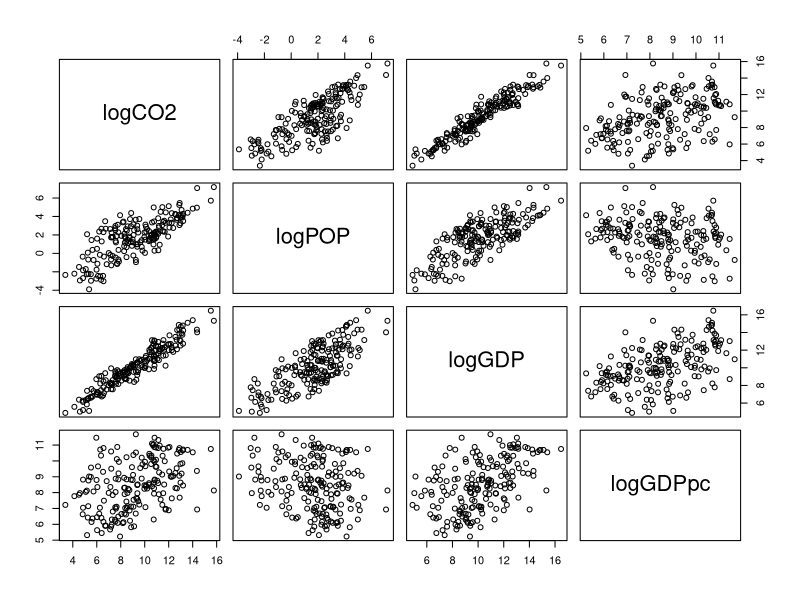
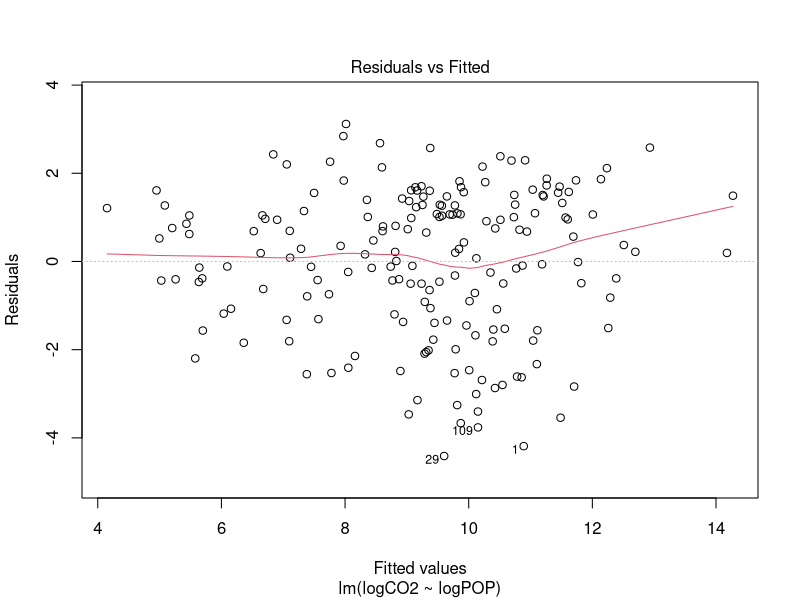
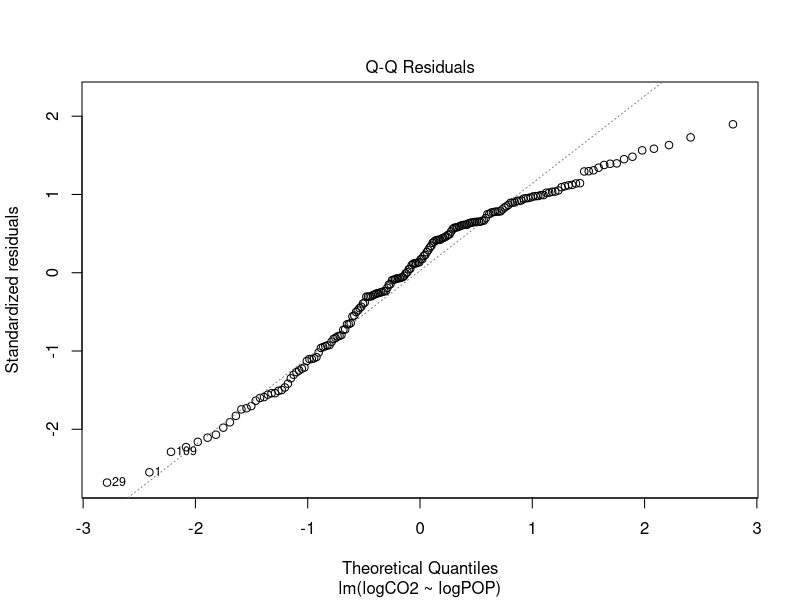
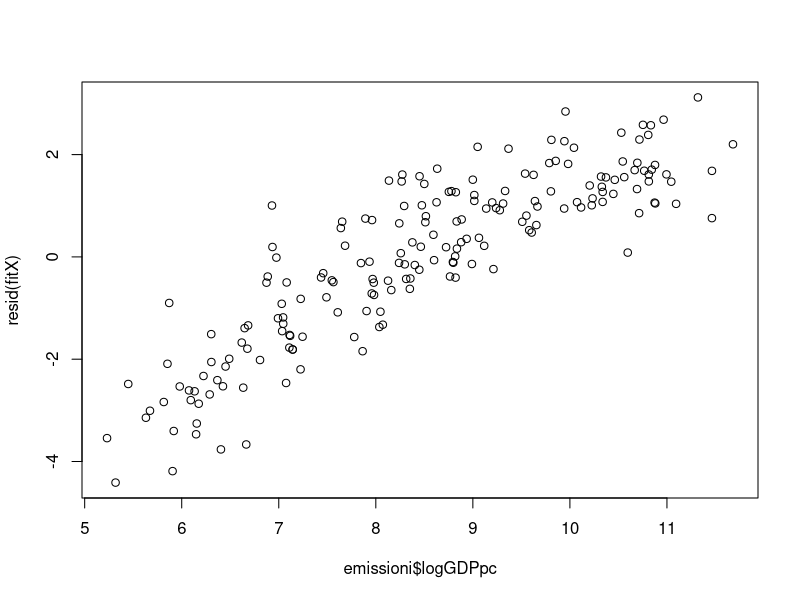
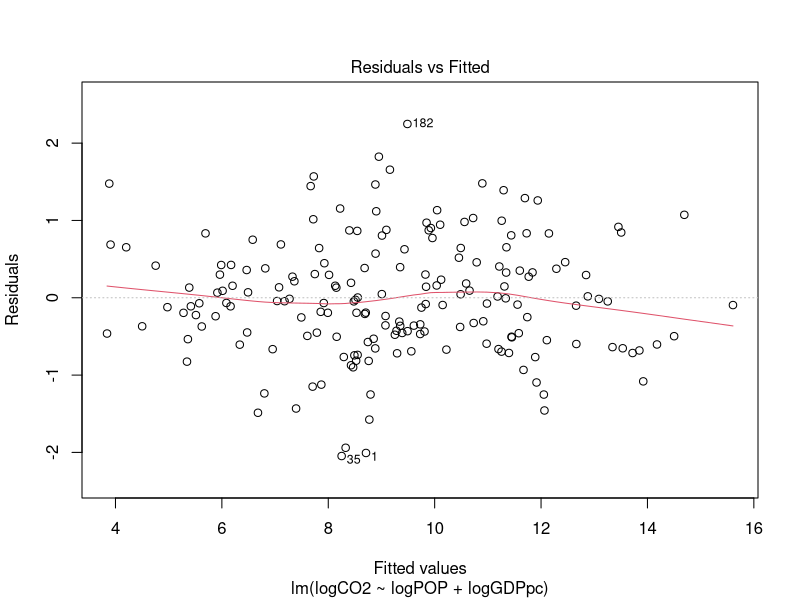
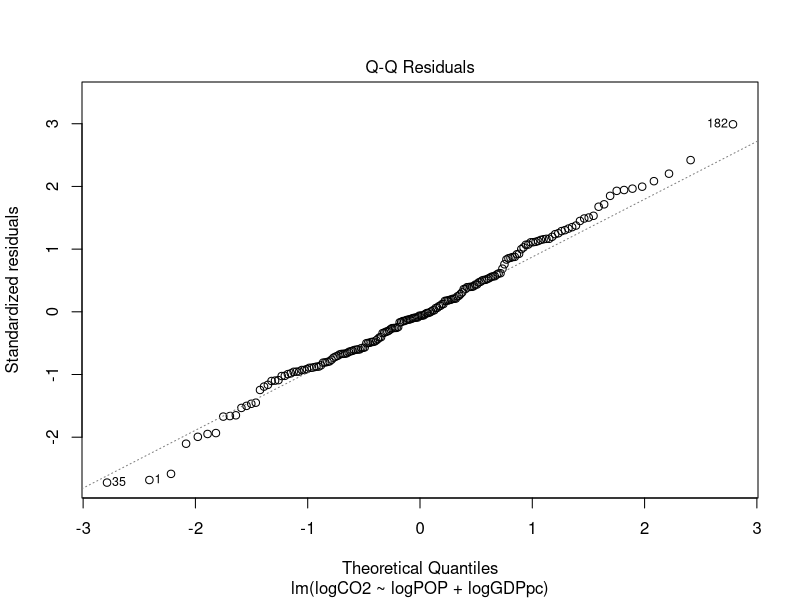
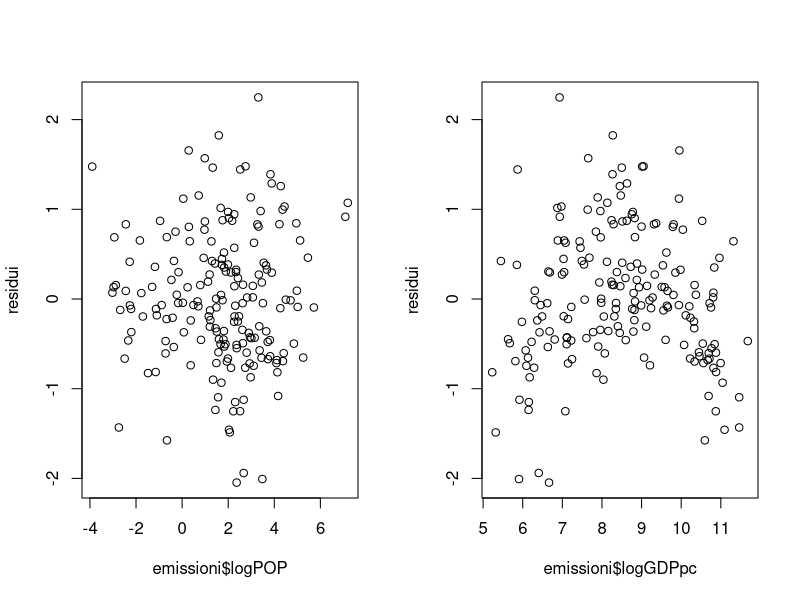
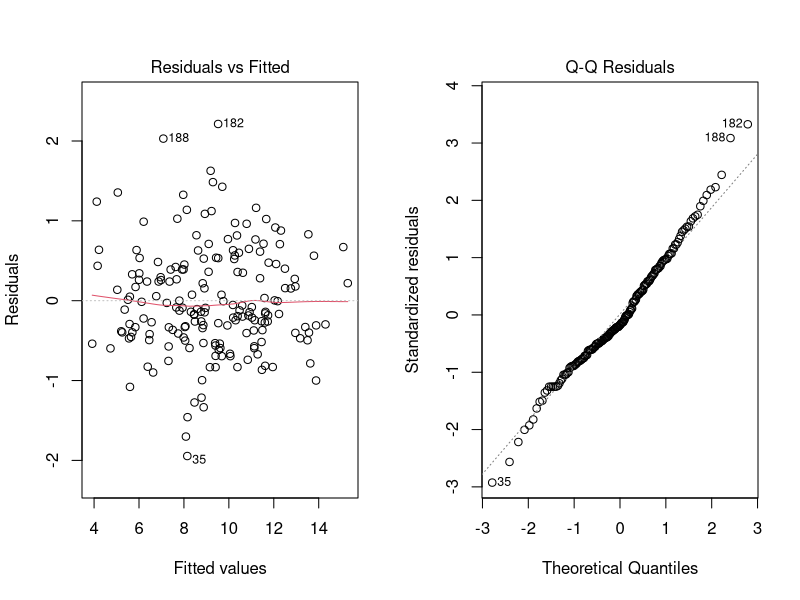

Recreate these plots in R, in order.
## ---- chunk 1
emissioni = read.table(file = "emissioni.csv")
head(emissioni)

dim(emissioni)
## ---- chunk 2
# siccome sono fortemente assimmetriche trasformo le variabili
#trasformiamo le variabili
emissioni$logCO2 = log(emissioni$co2)
emissioni$logGDP = log(emissioni$gdp)
emissioni$logGDPpc = log(emissioni$gdppc)
emissioni$logPOP = log(emissioni$pop)
## ---- chunk 3
pairs(emissioni[, c("logCO2", "logPOP", "logGDP", "logGDPpc")])
## ---- chunk 4
#Modello 1: fitX
fitX = lm(logCO2 ~ logPOP, data = emissioni)
summary(fitX)
plot(fitX, which=c(1,2))   #adattamento non ottimale
## ---- chunk 5
#identifichiamo i tre paesi con residui più alti in val assoluto
resid(fitX)
sort(abs(resid(fitX)))
resid(fitX)[c(1,29,109)] # prendo i paesi che hanno emmisisoni piu basse
# afgansta burundi e mali

emissioni[c(1,29,109),] # tutti paesi con ricchezza pro-capite bassa

plot(emissioni$logGDPpc, resid(fitX))
## ---- chunk 6
##Modello 2: includiamo la ricchezza pro-capite nel modello

fitXV = lm(logCO2 ~ logPOP + logGDPpc, data = emissioni)
summary(fitXV)

#analisi dei residui
plot(fitXV, which=c(1,2))
## ---- chunk 7
#valutiamo l'andamento dei residui rispetto a x e v
par(mfrow = c(1, 2))
residui = resid(fitXV)
plot(emissioni$logPOP, residui)
plot(emissioni$logGDPpc, residui)

## ---- chunk 8
# Modello 3 
fitXV2 = lm(logCO2 ~ logPOP + logGDPpc + I(logGDPpc^2), data = emissioni)
summary(fitXV2)
coeff<-coefficients(fitXV2)[c(3,4)]

plot(fitXV2, which=c(1,2))

curve(coeff[1] * x + coeff[2] * x^2, from = min(emissioni$logGDPpc),
      to = max(emissioni$logGDPp))

## le emissioni aumentano all'aumentare della ricchezza pc
## ma con un tasso d'incremento decrescente
## terziarizzazione delle economie più ricche
## ---- chunk 9
fitU = lm(logCO2 ~ logGDP, data = emissioni)
summary(fitU)
## ---- chunk 10
fitXU = lm(logCO2 ~ logPOP + logGDP, data = emissioni)
summary(fitXU)
## ---- chunk 11
# equiv a fitXV
fitXUV = lm(logCO2 ~ logPOP + logGDP + I(logGDP^2), data = emissioni)
summary(fitXUV)
# equiv a fitXV2
